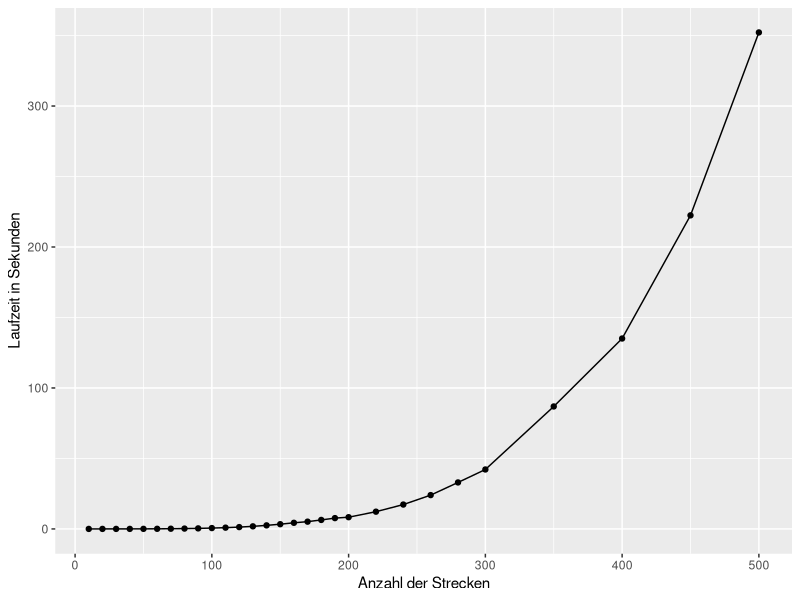
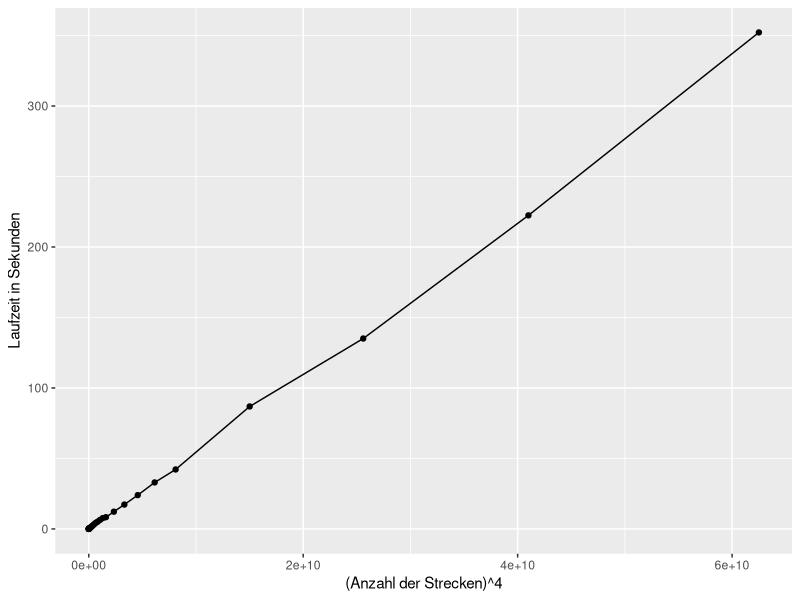
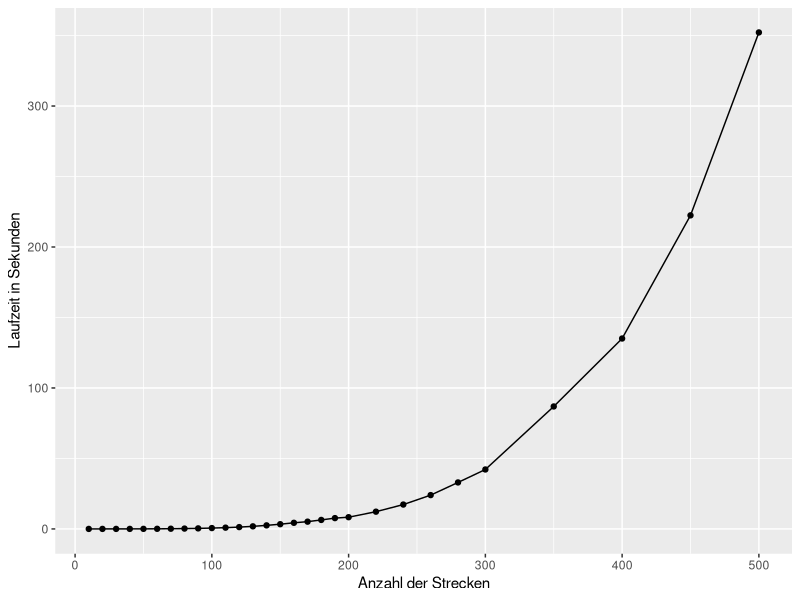
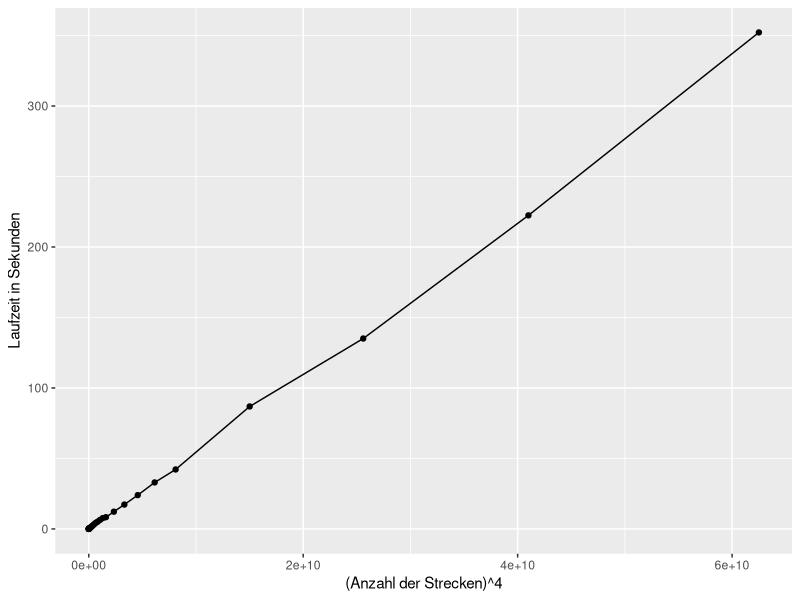

The R source for these figures, in order:
# Zum Auswerten der Laufzeiten des Haskellprogramms (mit nubBy) bei
# steigender Anzahl an Strecken. Zugehöriges Programm liegt in
# ../haskell/Main.hs beim Git tag haskell-with-nubBy.
# Daten wurden automatisiert mit time erzeugt und dann mit awk
# bearbeitet und zusammenhehängt.

library(ggplot2)

data = read.csv("haskell-times-sec.csv", sep = ";", header = FALSE)
names(data) = c("numberOfLines", "time", "timeInSeconds")

qplot(numberOfLines, timeInSeconds, data = data, geom = c("point", "line"), xlab = "Anzahl der Strecken", ylab = "Laufzeit in Sekunden")
ggsave("timeOverLineNumber.png", width = 10, height = 10, unit = "cm")

qplot(numberOfLines^4, timeInSeconds, data = data, geom = c("point", "line"), xlab = "(Anzahl der Strecken)^4", ylab = "Laufzeit in Sekunden")
#+ scale_y_sqrt()
ggsave("timeOverLineNumber4.png", width = 10, height = 10, unit = "cm")

# Ergebnis: Laufzeit dieses Haskell-Programms ist nicht wie erwartet O(n^2),
# sondern O(n^4). Siehe beiliegende Plots.
